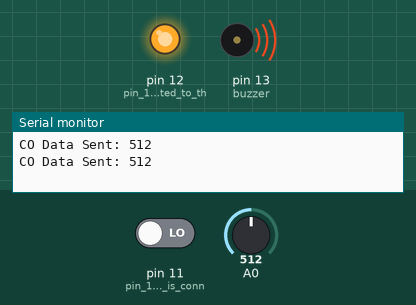
The sketch below on a simulated Arduino Uno, built with avr-gcc and run on an emulated ATmega328P. Shown: output pins drawn as LEDs (lit = HIGH), buzzer (waves = sounding), the last lines printed to the serial monitor. Inputs (shaded band) come from the test bench; at power-on: A0 = 512, pin 11 (pin_11_of_Arduino_is_conn) LOW. Pins used as bus, display or sensor lines are not drawn.

Above: at 1.8 s.
1.9 s: A0 set to 419
6.0 s: A0 set to 384
At 6.6 s:
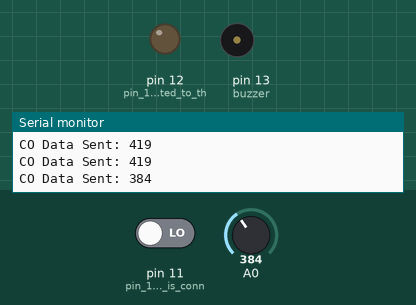
7.5 s: A0 set to 410
At 8.4 s:
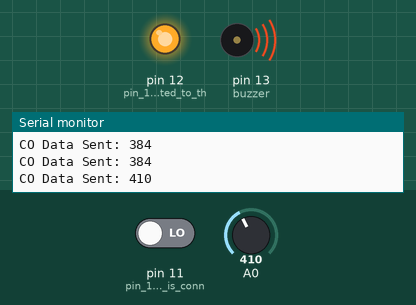
11.6 s: A0 set to 390
At 13.2 s:
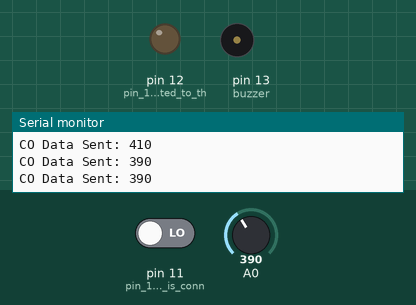
Timing chart, 0 to 14.5 s (numbered marks = the images above; inputs shaded):
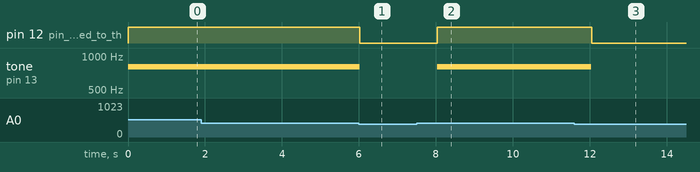

Measured:
- the behaviour switches between 401 and 400 on A0 (found by bisection; images 0 and 1)
- after the input at 6.0 s, pin 12 (pin_13_is_connected_to_th): HIGH → LOW at once; tone on pin 13 (buzzer): 800 Hz → silent at once
- after the input at 7.5 s, pin 12 (pin_13_is_connected_to_th): LOW → HIGH after 0.53 s; tone on pin 13 (buzzer): silent → 800 Hz after 0.53 s
- after the input at 11.6 s, pin 12 (pin_13_is_connected_to_th): HIGH → LOW after 0.44 s; tone on pin 13 (buzzer): 800 Hz → silent after 0.44 s

The sketch:

Remote_Module.ino
```cpp
#include <SoftwareSerial.h>

#define NOTE_B0  31
#define NOTE_C1  33
#define NOTE_CS1 35
#define NOTE_D1  37
#define NOTE_DS1 39
#define NOTE_E1  41
#define NOTE_F1  44
#define NOTE_FS1 46
#define NOTE_G1  49
#define NOTE_GS1 52
#define NOTE_A1  55
#define NOTE_AS1 58
#define NOTE_B1  62
#define NOTE_C2  65
#define NOTE_CS2 69
#define NOTE_D2  73
#define NOTE_DS2 78
#define NOTE_E2  82
#define NOTE_F2  87
#define NOTE_FS2 93
#define NOTE_G2  98
#define NOTE_GS2 104
#define NOTE_A2  110
#define NOTE_AS2 117
#define NOTE_B2  123
#define NOTE_C3  131
#define NOTE_CS3 139
#define NOTE_D3  147
#define NOTE_DS3 156
#define NOTE_E3  165
#define NOTE_F3  175
#define NOTE_FS3 185
#define NOTE_G3  196
#define NOTE_GS3 208
#define NOTE_A3  220
#define NOTE_AS3 233
#define NOTE_B3  247
#define NOTE_C4  262
#define NOTE_CS4 277
#define NOTE_D4  294
#define NOTE_DS4 311
#define NOTE_E4  330
#define NOTE_F4  349
#define NOTE_FS4 370
#define NOTE_G4  392
#define NOTE_GS4 415
#define NOTE_A4  440
#define NOTE_AS4 466
#define NOTE_B4  494
#define NOTE_C5  523
#define NOTE_CS5 554
#define NOTE_D5  587
#define NOTE_DS5 622
#define NOTE_E5  659
#define NOTE_F5  698
#define NOTE_FS5 740
#define NOTE_G5  784
#define NOTE_GS5 831
#define NOTE_A5  880
#define NOTE_AS5 932
#define NOTE_B5  988
#define NOTE_C6  1047
#define NOTE_CS6 1109
#define NOTE_D6  1175
#define NOTE_DS6 1245
#define NOTE_E6  1319
#define NOTE_F6  1397
#define NOTE_FS6 1480
#define NOTE_G6  1568
#define NOTE_GS6 1661
#define NOTE_A6  1760
#define NOTE_AS6 1865
#define NOTE_B6  1976
#define NOTE_C7  2093
#define NOTE_CS7 2217
#define NOTE_D7  2349
#define NOTE_DS7 2489
#define NOTE_E7  2637
#define NOTE_F7  2794
#define NOTE_FS7 2960
#define NOTE_G7  3136
#define NOTE_GS7 3322
#define NOTE_A7  3520
#define NOTE_AS7 3729
#define NOTE_B7  3951
#define NOTE_C8  4186
#define NOTE_CS8 4435
#define NOTE_D8  4699
#define NOTE_DS8 4978
#define REST 0

// change this to make the song slower or faster
int tempo=250;

// change this to whichever pin you want to use
int buzzer = 13;

// notes of the moledy followed by the duration.
// a 4 means a quarter note, 8 an eighteenth , 16 sixteenth, so on
// !!negative numbers are used to represent dotted notes,
// so -4 means a dotted quarter note, that is, a quarter plus an eighteenth!!
int melody[] = {

  // Cantina BAnd - Star wars
  // Score available at https://musescore.com/user/6795541/scores/1606876
  NOTE_B4,-4, NOTE_E5,-4, NOTE_B4,-4, NOTE_E5,-4,
  NOTE_B4,8,  NOTE_E5,-4, NOTE_B4,8, REST,8,  NOTE_AS4,8, NOTE_B4,8,
  NOTE_B4,8,  NOTE_AS4,8, NOTE_B4,8, NOTE_A4,8, REST,8, NOTE_GS4,8, NOTE_A4,8, NOTE_G4,8,
  NOTE_G4,4,  NOTE_E4,-2,
  NOTE_B4,-4, NOTE_E5,-4, NOTE_B4,-4, NOTE_E5,-4,
  NOTE_B4,8,  NOTE_E5,-4, NOTE_B4,8, REST,8,  NOTE_AS4,8, NOTE_B4,8,

  NOTE_A4,-4, NOTE_A4,-4, NOTE_GS4,8, NOTE_A4,-4,
  NOTE_D5,8,  NOTE_C5,-4, NOTE_B4,-4, NOTE_A4,-4,
  NOTE_B4,-4, NOTE_E5,-4, NOTE_B4,-4, NOTE_E5,-4,
  NOTE_B4,8,  NOTE_E5,-4, NOTE_B4,8, REST,8,  NOTE_AS4,8, NOTE_B4,8,
  NOTE_D5,4, NOTE_D5,-4, NOTE_B4,8, NOTE_A4,-4,
  NOTE_G4,-4, NOTE_E4,-2,
  NOTE_E4, 2, NOTE_G4,2,
  NOTE_B4, 2, NOTE_D5,2,

  NOTE_F5, -4, NOTE_E5,-4, NOTE_AS4,8, NOTE_AS4,8, NOTE_B4,4, NOTE_G4,4,

};


// sizeof gives the number of bytes, each int value is composed of two bytes (16 bits)
// there are two values per note (pitch and duration), so for each note there are four bytes
int notes=sizeof(melody)/sizeof(melody[0])/2;

// this calculates the duration of a whole note in ms (60s/tempo)*4 beats
int wholenote = (60000 * 4) / tempo;

int divider = 0, noteDuration = 0;

void song() {
  for (int thisNote = 0; thisNote < notes * 2; thisNote = thisNote + 2) {

    // calculates the duration of each note
    divider = melody[thisNote + 1];
    if (divider > 0) {
      // regular note, just proceed
      noteDuration = (wholenote) / divider;
    } else if (divider < 0) {
      // dotted notes are represented with negative durations!!
      noteDuration = (wholenote) / abs(divider);
      noteDuration *= 1.5; // increases the duration in half for dotted notes
    }

    // we only play the note for 90% of the duration, leaving 10% as a pause
    tone(buzzer, melody[thisNote], noteDuration*0.9);

    // Wait for the specief duration before playing the next note.
    delay(noteDuration);

    // stop the waveform generation before the next note.
    noTone(buzzer);
  }
}

/*-----------------------------------^For Song Implementation^------------------------------------------*/

SoftwareSerial XBeeSerial(2, 3); // create a software serial port on pins 2 and 3
int sensorValue; // variable to read analogue output reading
int digitalValue; // variable to read digital output reading

void setup()
{
  Serial.begin(9600); // initialize the serial communication for debugging
  XBeeSerial.begin(9600); // initialize the XBee serial communication
  pinMode(buzzer, OUTPUT);//pin 9 of Arduino connected to buzzer
  pinMode(12, OUTPUT); // pin 13 is connected to the anode terminal of the LED as an output
  pinMode(11, INPUT); // pin 11 of Arduino is connected to the Do pin of the MQ135 as an input
}

void loop()
{
  sensorValue = analogRead(0); // read analogue input pin 0 (to read the analogue input on Ao)
  digitalValue = digitalRead(11); // read and save the digital output on pin 11 of Arduino

  if (sensorValue > 400) {
    digitalWrite(13, HIGH); // if the analogue reading is greater than 400, then the LED turns ON
    tone(buzzer, 800, 1000); //play noise
    digitalWrite(12, HIGH);
    //song();
  } else {
    noTone(buzzer);
    digitalWrite(12, LOW); // if the analogue reading is less than 400, the LED turns OFF
  }

  XBeeSerial.print(sensorValue); // send the analogue reading over XBee
  Serial.print("CO Data Sent: ");
  Serial.print(sensorValue, DEC); // print the analogue reading to the serial monitor for debugging
  Serial.print("\n");
  delay(1000); // wait 1 second for the next reading
}
```
